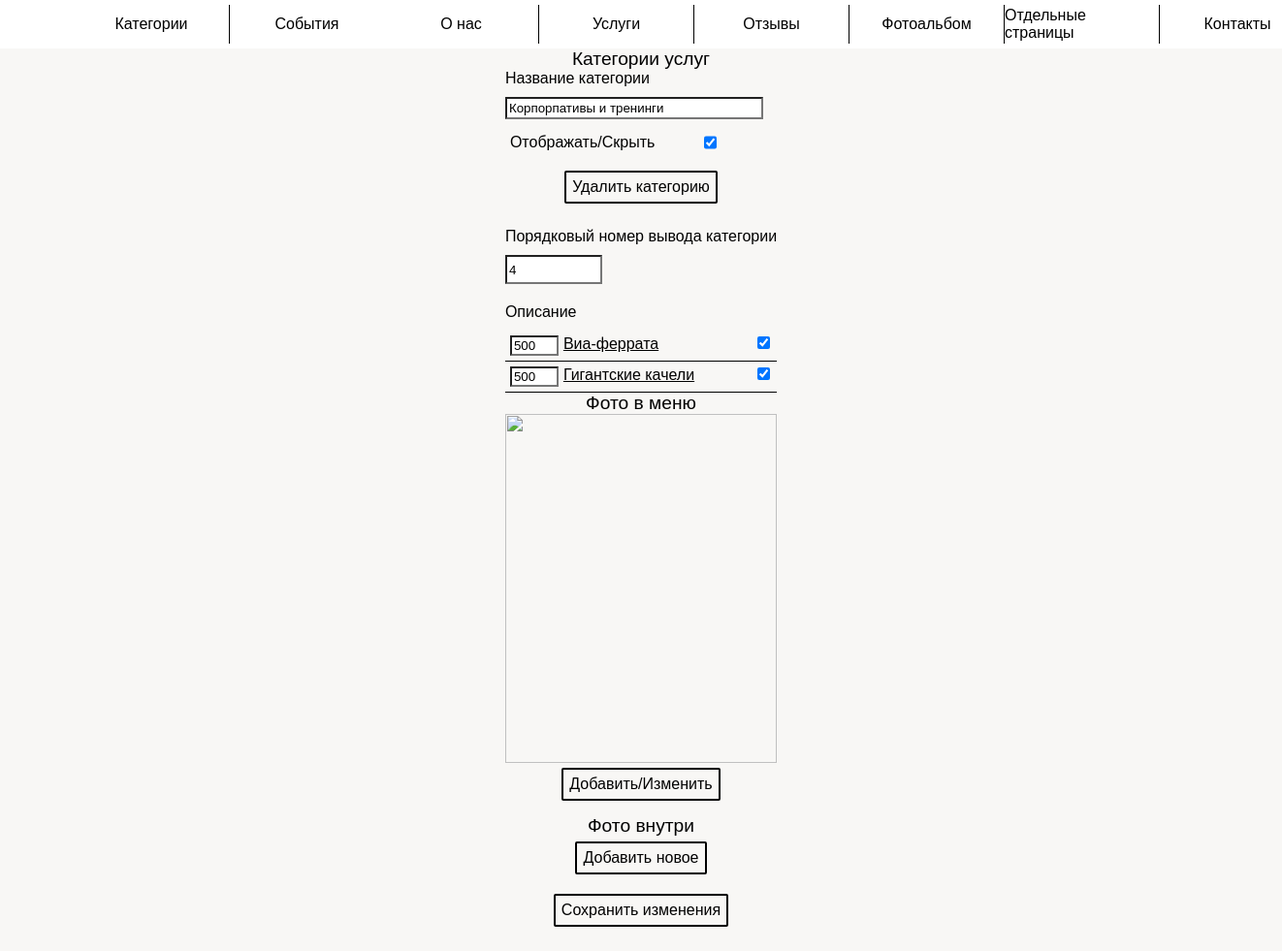
The app's page /admin_panel/category_change?category_id=4 (signed in), older data.
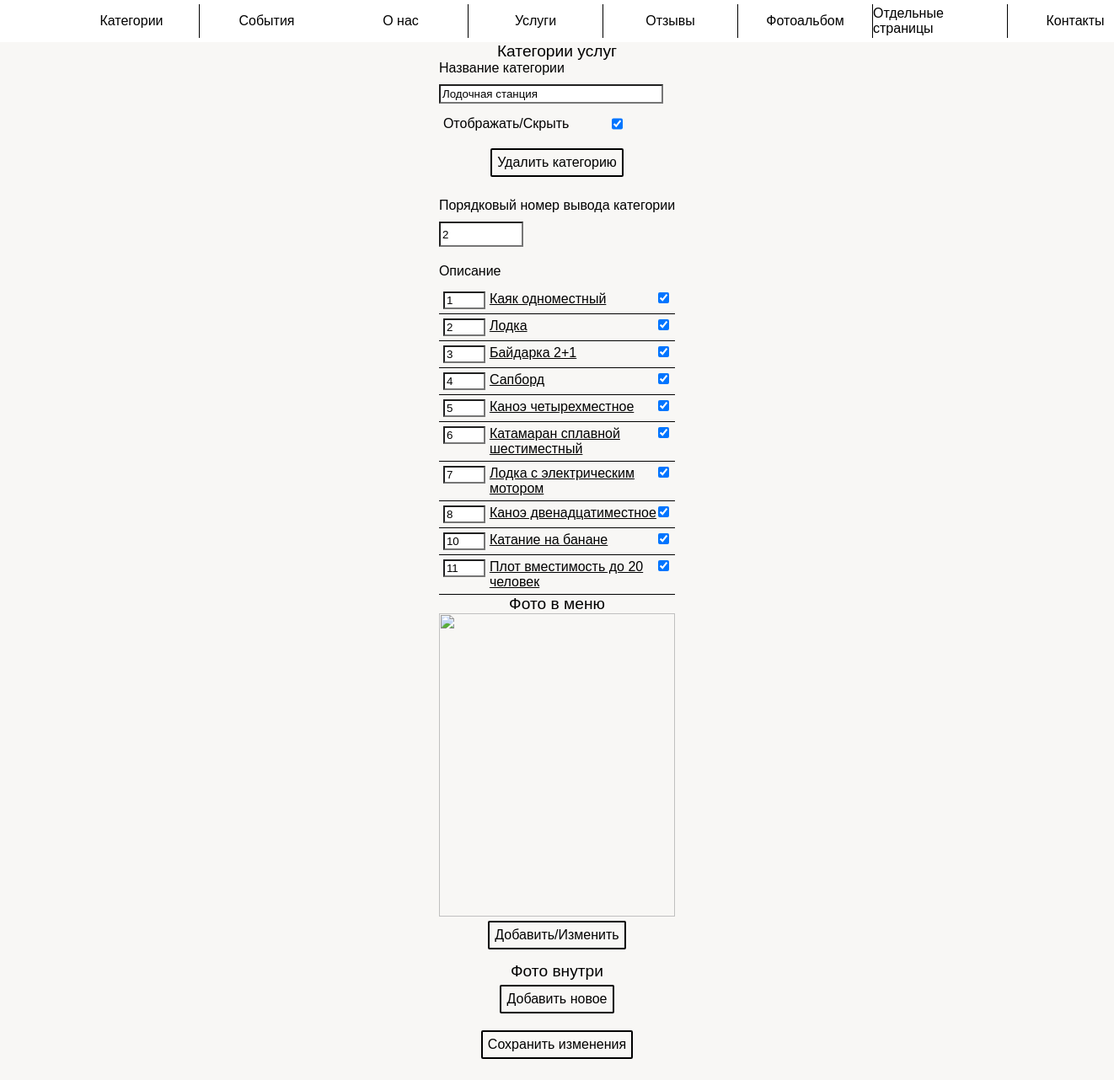
The same page, newer data.
### app/models.py (models this page shows, shortened)
class Category(db.Model):
    id = db.Column(db.Integer, primary_key=True, index=True, unique=True)
    name = db.Column(db.String(128))
    description = db.Column(db.Text)
    status = db.Column(db.BOOLEAN())  # отображение клиентам
    services = db.relationship("ServiceCategory", backref="category", lazy="dynamic")
    number = db.Column(db.Integer, index=True, default=30)
    types = db.relationship("CategoryType", backref="category", lazy="dynamic")

class ServiceCategory(db.Model):
    id = db.Column(db.Integer, primary_key=True, index=True, unique=True)
    service_id = db.Column(db.ForeignKey("service.id"))
    category_id = db.Column(db.ForeignKey("category.id"))
    number = db.Column(db.Integer, default=500)  # порядковый номер

class Service(db.Model):
    id = db.Column(db.Integer, primary_key=True, index=True, unique=True)
    name = db.Column(db.String(128))
    short_description = db.Column(db.String(512))  # краткое описание
    description = db.Column(db.Text)  # полное описание
    status = db.Column(db.BOOLEAN())  # отображение клиентам
    next = db.Column(db.BOOLEAN())  # есть ли переход на дальнейшую страницу
    categories = db.relationship("ServiceCategory", backref="service", lazy="dynamic")
    price = db.Column(db.String(8))
    time = db.Column(db.String(128))

### app/admin_panel/routes.py (the view, shortened to what this page needs)
@bp.route("/category_change", methods=["GET", "POST"])
@login_required
def category_change():
    base_number = 1
    category_id = request.args.get("category_id")
    category = Category.query.filter_by(id=category_id).first()
    services = category.services.order_by(ServiceCategory.number).all()
    numbers = []  # хранит порядковые номера услуг
    try:
        files = listdir("app/static/images/category/{}".format(category_id))
    except:
        files = []
    for element in services:
        numbers.append(element.number)
    services = category.services.order_by(ServiceCategory.number).all()
    return render_template(
        "admin_panel/category.html",
        title="{}".format(category.name),
        category=category,
        services=services,
        numbers=numbers,
        files=files,
    )

### app/admin_panel/routes.py (called while the page is built)
@bp.after_request
def add_header(r):
    r.headers["Cache-Control"] = "no-cache, no-store, must-revalidate"
    r.headers["Pragma"] = "no-cache"
    r.headers["Expires"] = "1"
    r.headers["Cache-Control"] = "public, max-age=0"
    return r

### app/models.py (called while the page is built)
@login.user_loader
def load_user(id):
    return Admin.query.get(int(id))

### app/templates/admin_panel/category.html (shortened to what the changed rows need)
{% extends "admin_panel/base.html" %}
{% block app_content %}
    <link rel="stylesheet" href="{{ url_for('static', filename='admin_panel/category.css') }}">
    <link rel="stylesheet" href="{{ url_for('static', filename='slider.css') }}">
    <link rel="stylesheet" href="{{ url_for('static', filename='event/event.css') }}">
    {% set title = ckeditor %}
    <div class="grid_panel">
        <div class="grid_block partners_map">
            <form method="POST" enctype="multipart/form-data"
                  action="{{ url_for('admin_panel.category_change') }}?category_id={{ category.id }}">
                <div class="grid_service">
                    <label for="title">Название категории</label>
                    <input type="text" name="title" id="title"
                           class="category_name" value="{{ category.name if category.name }}">
                    <div style="text-align: left;">
                        <div class="grid_checkbox">
                        </div>
                    </div>
                    <div class="input__wrapper">
                        <label for="delete_category" class="input__file_button">
                        </label>
                    </div>
                    <label for="weight">Порядковый номер вывода категории</label>
                    <input type="text" name="weight" id="weight" class="little_input"
                           value="{{ category.number if category.number else " 30" }}">
                    <label for="input_desc">Описание</label>
                </div>
                {% set i = namespace(a=0) %}
                {% for element in services %}
                    <div class="grid_element">
                        {% set service = element.service %}
                        <div class="grid_checkbox_2">
                            <div>
                                <label>
                                    <input class="service_number" type="number" min="0"
                                           name="service_number_{{ service.id }}" value="{{ numbers[i.a] }}">
                                </label>
                            </div>
                            <a href="{{ url_for('admin_panel.service_test') }}?service_id={{ service.id }}"
                               class="service_name">{{ service.name if service.name }}</a>
                            <div>
                                <input type="checkbox" class="checkbox" name="service_checkbox_{{ service.id }}"
                                       id="checkbox_{{ service.id }}"
                                       value="1" {{ "checked" if service.status else "" }}/>
                            </div>
                        </div>
                    </div>
                    {% set i.a = i.a + 1 %}
                {% endfor %}
            </form>
        </div>
    </div>
{% endblock %}

Row changes from the older to the newer data that the page shows:
removed ServiceCategory: number "500"
removed Service: name "Виа-феррата"
removed ServiceCategory: number "500"
removed Service: name "Гигантские качели"
changed Category: title "Корпорпативы и тренинги" → "Лодочная станция"; weight "4" → "2"
added ServiceCategory: numbers "1"
added Service: name "Каяк одноместный"
added ServiceCategory: numbers "2"
added Service: name "Лодка"
added ServiceCategory: numbers "3"
added Service: name "Байдарка 2+1"
added ServiceCategory: numbers "4"
added Service: name "Сапборд"
added ServiceCategory: numbers "5"
added Service: name "Каноэ четырехместное"
added ServiceCategory: numbers "6"
added Service: name "Катамаран сплавной шестиместный"
added ServiceCategory: numbers "7"
added Service: name "Лодка с электрическим мотором"
added ServiceCategory: numbers "8"
added Service: name "Каноэ двенадцатиместное"
added ServiceCategory: numbers "10"
added Service: name "Катание на банане"
added ServiceCategory: numbers "11"
added Service: name "Плот вместимость до 20 человек"
